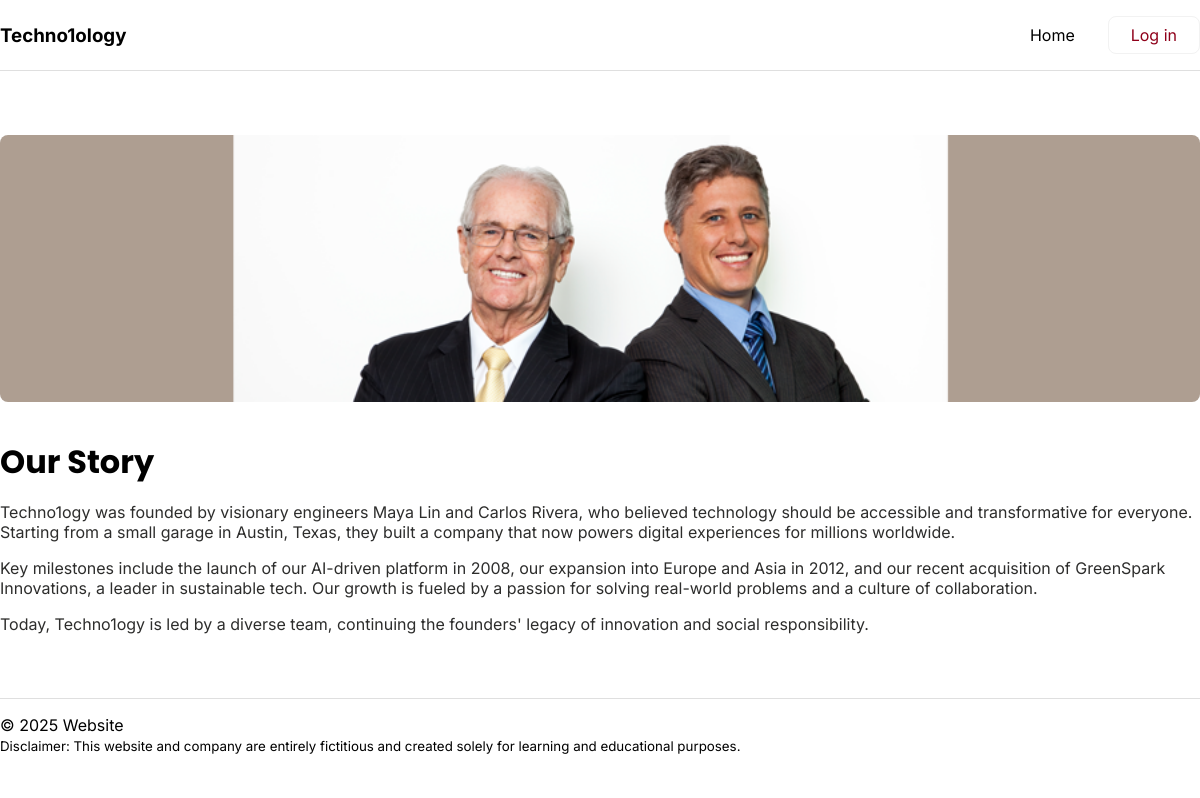
The app's page /index.php?id=2 with its own data.
### tables this page shows
CREATE TABLE `pages` (
  `id` int(11) NOT NULL,
  `subject_id` int(11) DEFAULT NULL,
  `menu_name` varchar(255) DEFAULT NULL,
  `position` int(3) DEFAULT NULL,
  `visible` tinyint(1) DEFAULT NULL,
  `content` text DEFAULT NULL
);

### private/database.php (called while the page is built, shortened)
<?php
function db_escape($connection, $string) {
    return mysqli_real_escape_string($connection, $string);
}
?>

### private/query_functions.php (called while the page is built, shortened)
<?php
function find_page_by_id($id, $options=[]) {
    global $db;
    $visible = $options['visible'] ?? false;
    $sql = "SELECT * FROM pages ";
    $sql .= "WHERE id='" . db_escape($db, $id) . "' ";
    if ($visible) {
        $sql .= "AND visible = true ";
    }
    $result = mysqli_query($db, $sql);
    $page = mysqli_fetch_assoc($result);
    return $page;
}
?>

### public/index.php (the view, shortened to what this page needs)
<?php require_once('../private/initialize.php'); ?>
<?php
$preview = false;
$visible = !$preview;
if (isset($_GET['id'])) {
    $page_id = $_GET['id'];
    $page = find_page_by_id($page_id, ['visible' => $visible]);
}
?>
<?php
    include(SHARED_PATH . '/public_navigation.php');
?>
<div class="section_content">
    <?php
    if (isset($page)) {
        $allowed_tags = '<div><img><h1><h2><p><br><strong><em><ul><li><a>';
        echo strip_tags($page['content'], $allowed_tags);
    } else {
        include(SHARED_PATH . '/static_homepage.php');
    }
    ?>
</div>
<?php include(SHARED_PATH . '/public_footer.php'); ?>

### public/stylesheets/all.css (style rules this page uses)
:root { --main_color: #8f001a; --main_color_light: #f2f2f2; --border_color: #dfdfdf; --paragraph_color: #2d2d2c; --button_pri: var(--main_color); --button_pri_hover: #7b0016; --main_font: Inter, Poppins, Arial, Helvetica, sans-serif; --heading_font: Poppins, Arial, Helvetica, sans-serif; }
* { font-family: var(--main_font); margin: 0; padding: 0; }
h1, h2, h3, h4, h5, h6, th { font-family: var(--heading_font); }
p, a { font-family: var(--main_font); color: var(--paragraph_color); }
.section_content { width: 1080px; margin: auto; }
h1 { margin-bottom: 32px; }
img { border-radius: 8px; }
#hero-image img { width: 100%; height: fit-content; }
#hero-image { margin-bottom: 32px; }
#content h1 { margin-bottom: 16px; }
#content p { margin-bottom: 16px; }

### public/stylesheets/smallscreen.css (style rules this page uses)
@media screen and (max-width: 1250px) { .section_content { width: 100%; } }

### records on screen
pages: content (picture), content "Our Story Techno1ogy was founded by visionary engineers Maya Lin and Carlos Rivera, who believed technology should be accessible and transformative for everyone. Starting from a small garage in Austin, Texas, they built a company that now powers digital experiences for millions worldwide. Key milestones include the launch of our AI-driven platform in 2008, our expansion into Europe and Asia in 2012, and our recent acquisition of GreenSpark Innovations, a leader in sustainable tech. Our growth is fueled by a passion for solving real-world problems and a culture of collaboration. Today, Techno1ogy is led by a diverse team, continuing the founders' legacy of innovation and social…"
